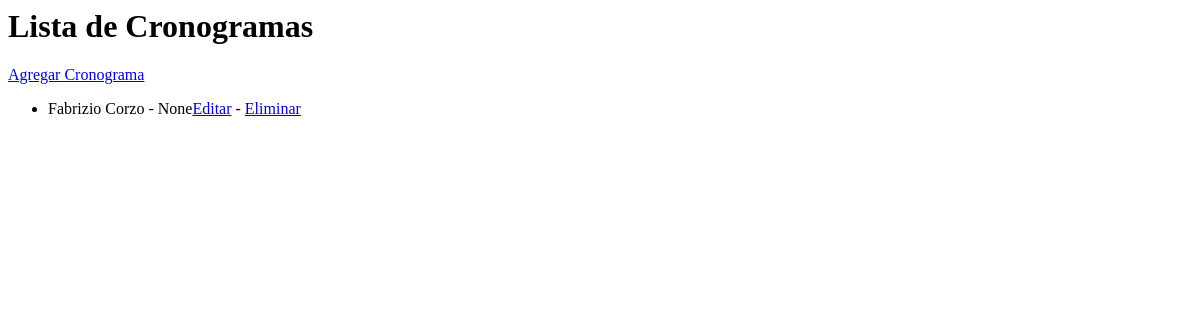
Before: /cronogramasAlumnos/ with the older database file.
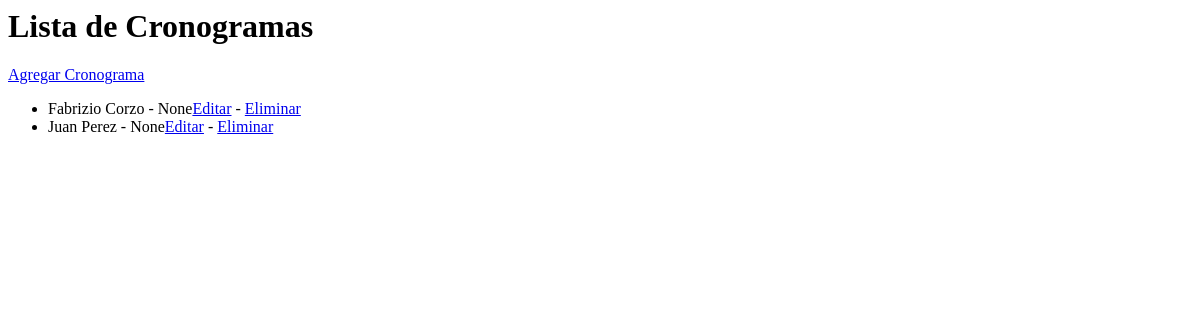
After: the same page with the newer database file.
### cronogramasAlumnos/models.py (models this page shows, shortened)
class CronogramaAlumno(models.Model):
    CONCEPTOS=(
        ('matricula','Matricula'),
        ('pension','Pension'),
        ('otros','Otro Pago')
    )
    alumno = models.ForeignKey(Alumno, on_delete=models.CASCADE)
    concepto = models.CharField(max_length=20, choices=CONCEPTOS)
    mes = models.CharField(max_length=20)
    valor = models.DecimalField(max_digits=10, decimal_places=2, null = True)
    pagado = models.BooleanField(default=False)

### alumnos/models.py (models this page shows, shortened)
class Alumno(models.Model):
    nombre = models.CharField(max_length=255)
    documentoIdentidad = models.CharField(max_length=20, primary_key=True)
    curso = models.ForeignKey(Curso, on_delete=models.CASCADE, null=True)
    fecha_nacimiento = models.DateField(null=True, blank=True)

### cronogramasAlumnos/views.py (the view)
# urls.py: path('', cronograma_list, name='cronograma_list'),
def cronograma_list(request):
    cronogramas = CronogramaAlumno.objects.all()
    return render(request, 'cronograma_list.html', {'cronogramas': cronogramas})

### cronogramasAlumnos/templates/cronograma_list.html
<h1>Lista de Cronogramas</h1>
<a href="{% url 'cronograma_create' %}">Agregar Cronograma</a>
<ul>
    {% for cronograma in cronogramas %}
        <li>
            {{ cronograma.alumno.nombre }} - {{ cronograma.alumno.curso }}<a href="{% url 'cronograma_update' cronograma.pk %}">Editar</a>
            - <a href="{% url 'cronograma_delete' cronograma.pk %}">Eliminar</a>
        </li>
    {% endfor %}
</ul>

Changed rows visible on the page:
added CronogramaAlumno: alumno.nombre "Juan Perez", alumno.curso "None"
